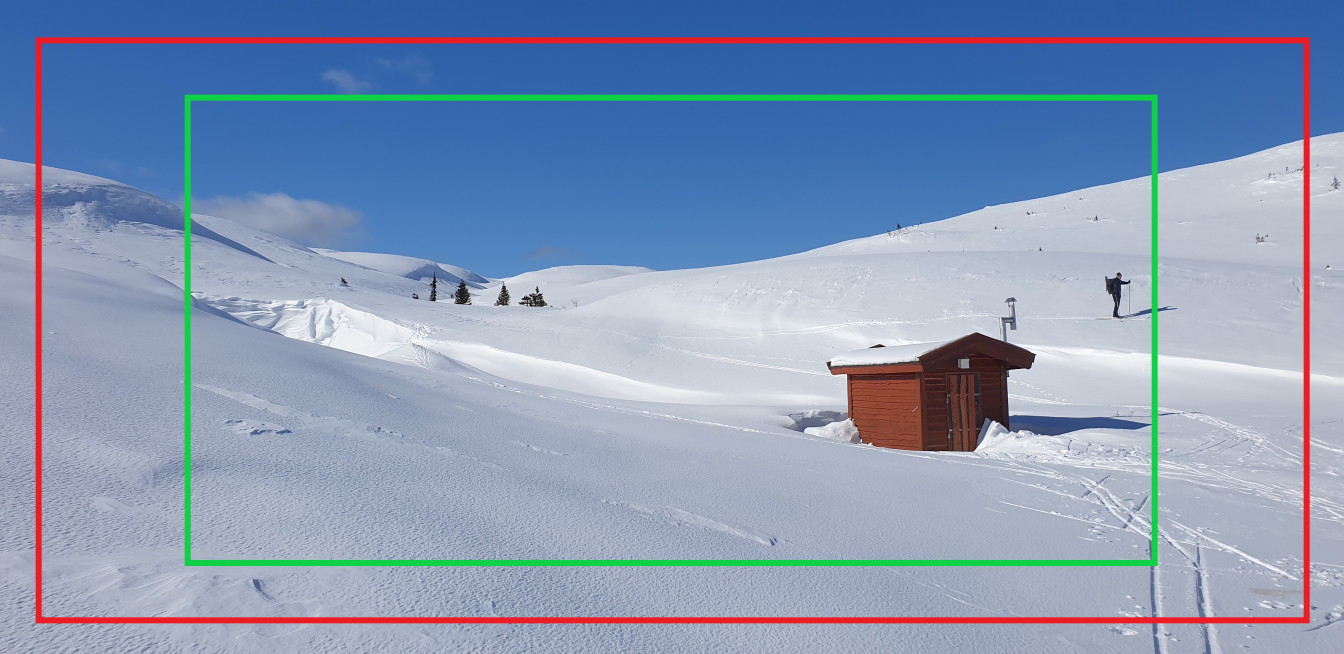
#> input picture tests/testCalendar/a4p/a4p_mcf-Dateien/cew7d58g_1_20200320_124632.jpg, 4032 x 1960 px (shown at 1/3 size)
$ python -i clpfile.py   (imports and definitions only)
#> lines starting #> are read from the running program, lines starting #| are printed output that depends on the picture
# SPDX-License-Identifier:LGPL-3.0-only or GPL-3.0-only

# Copyright (c) 2020 by BarchSteel

import logging
from pathlib import Path
from io import BytesIO
import re
import cairosvg
import PIL
from PIL import Image
# from PIL import ImageOps
# from PIL.ExifTags import TAGS

class ClpFile():
    _invalidContent = r"? illegal clp content"

    def __init__(self, clpFileName:str = ""):
        """Constructor with file name will open and read .CLP file"""
        self.svgData: bytes = bytes()   # the byte representation of the SVG file
        self.pngMemFile: BytesIO = BytesIO(bytes())     # this can be used to access the buffer like a file.

        if clpFileName:
            self.readClp(clpFileName)

    # [100 lines left out: functions readClp, saveToSVG, convertToPngInBuffer, rasterSvgData, not called in this run]

    # def convertMaskToPngInBuffer(self, width:int = None, height:int = None):
    #     """convert a loaded mask (.clp, .SVG) to a in-memory PNG file
    #         Use this for the passepartout frames.
    #      """

    #     #create a byte buffer that can be used like a file and use it as the output of svg2png.
    #     maskImgPng:PIL.Image = self.rasterSvgData(width, height)

    #     maskImgPng.save(self.pngMemFile, 'png')
    #     self.pngMemFile.seek(0)
    #     return self

    def applyAsAlphaMaskToFoto(self, photo:PIL.Image):
        """" Use the currently loaded mask clipart to create a alpha mask on the input image."""
        # create the PNG as RBGA in internal buffer
        # create a byte buffer that can be used like a file and use it as the output of svg2png.
        maskImgPng:PIL.Image = self.rasterSvgData(photo.width, photo.height)

        # get the alpha channel
        #  if the .svg is fully filled by the mask, then only a black rectangle with RGA (=no background!) is returned.
        #  if the mask does not fully fill the mask, then an RGBA image is returned. In this case, use the alpha value directly.
        if maskImgPng.mode == "RGBA":
            # an RGBA image mask does not always use transparency
            # some images still use white to indicate transparent parts
            # to support both transparent and white RGBA svg masks,
            # convert transparency to white and use white as alpha channel.
            #  alphaChannel = maskImgPng.getchannel("A")
            #  maskImgPng.paste("white", None, "RGBA")

            white = PIL.Image.new("RGBA", maskImgPng.size, "WHITE")
            white.paste(maskImgPng, (0, 0), maskImgPng)
            alphaChannel = white.convert('L')
            alphaChannel = PIL.ImageOps.invert(alphaChannel)
        elif maskImgPng.mode == "RGB":
            # convert image to gray-scale and use that as alpha channel.
            # we need to invert, otherwise black whould be transparent.
            # normally the whole image is a black rectangle
            alphaChannel = maskImgPng.convert('L')
            alphaChannel = PIL.ImageOps.invert(alphaChannel)

        # apply it the input photo. They must have the same dimensions. But that is ensured by rasterSvgData
        if (photo.mode != "RGB") or (photo.mode != "RGBA"):
            photo = photo.convert("RGBA")
        photo.putalpha(alphaChannel)

        return photo

    # [116 lines left out: functions savePNGfromBufferToFile, loadFromSVG, replaceColors, convertSVGtoCLP, not called in this run]


# [27 lines of commented-out code are left out]

>>> import cv2
>>> picture = cv2.imread('../tests/testCalendar/a4p/a4p_mcf-Dateien/cew7d58g_1_20200320_124632.jpg', cv2.IMREAD_GRAYSCALE)
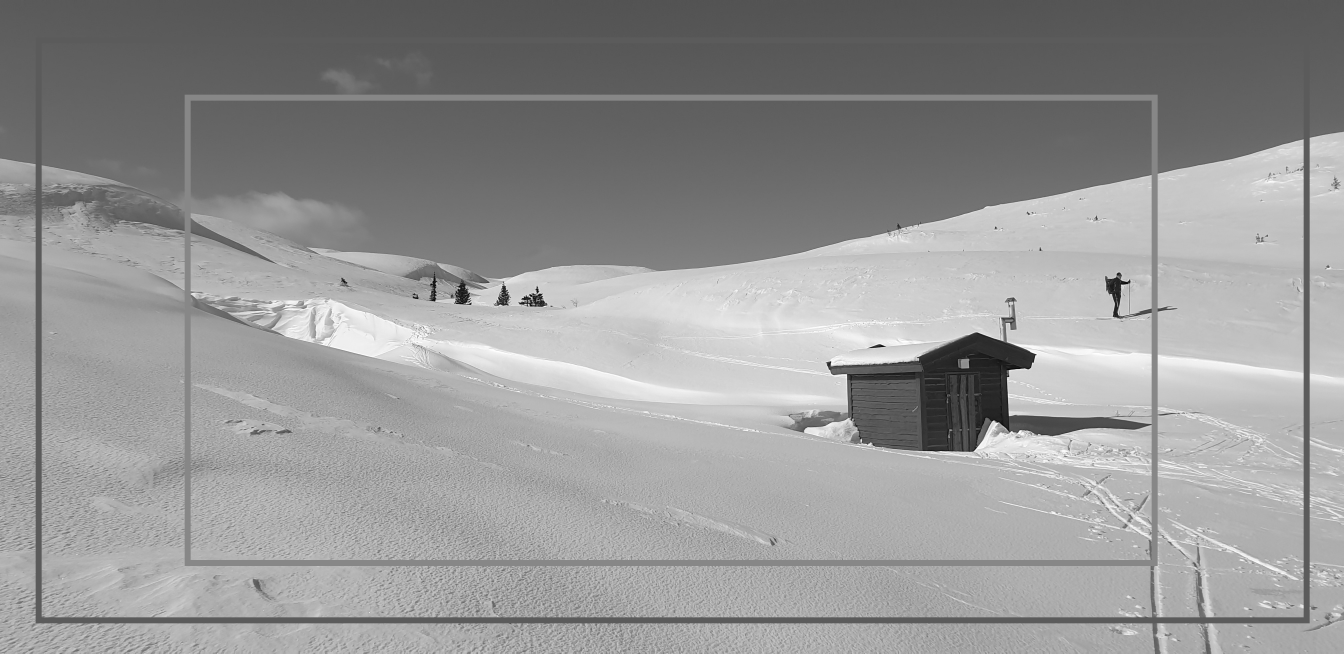
#> picture: shape (1960, 4032) (shown at 1/3 size); min 0, max 255, mean 149.4
>>> result = ClpFile().applyAsAlphaMaskToFoto(picture)
#> (the run stopped early here; a loop or call above may not have finished)

$ run again, on tests/testCalendar/a4p/a4p_mcf-Dateien/gs4dszic_1_20200306_111748.jpg
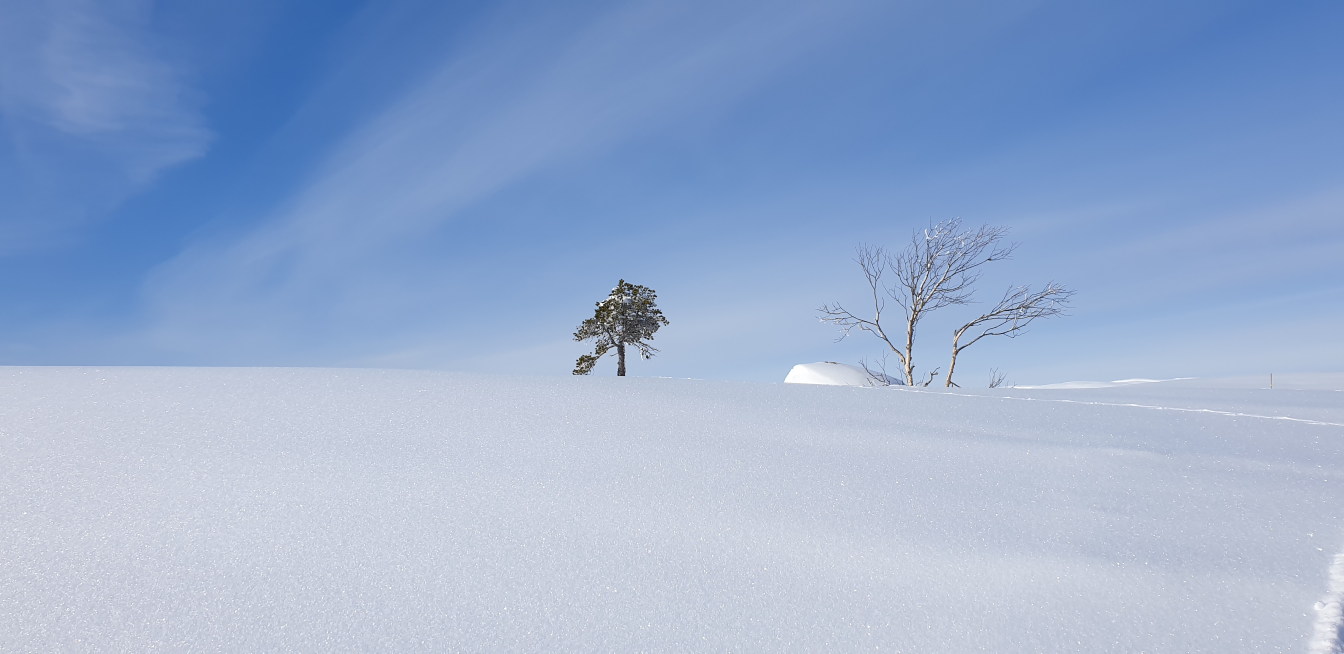
#> input picture tests/testCalendar/a4p/a4p_mcf-Dateien/gs4dszic_1_20200306_111748.jpg, 4032 x 1960 px (shown at 1/3 size)
#> `picture = cv2.imread('../tests/testCalendar/a4p/a4p_mcf-Dateien/cew7d5..`:
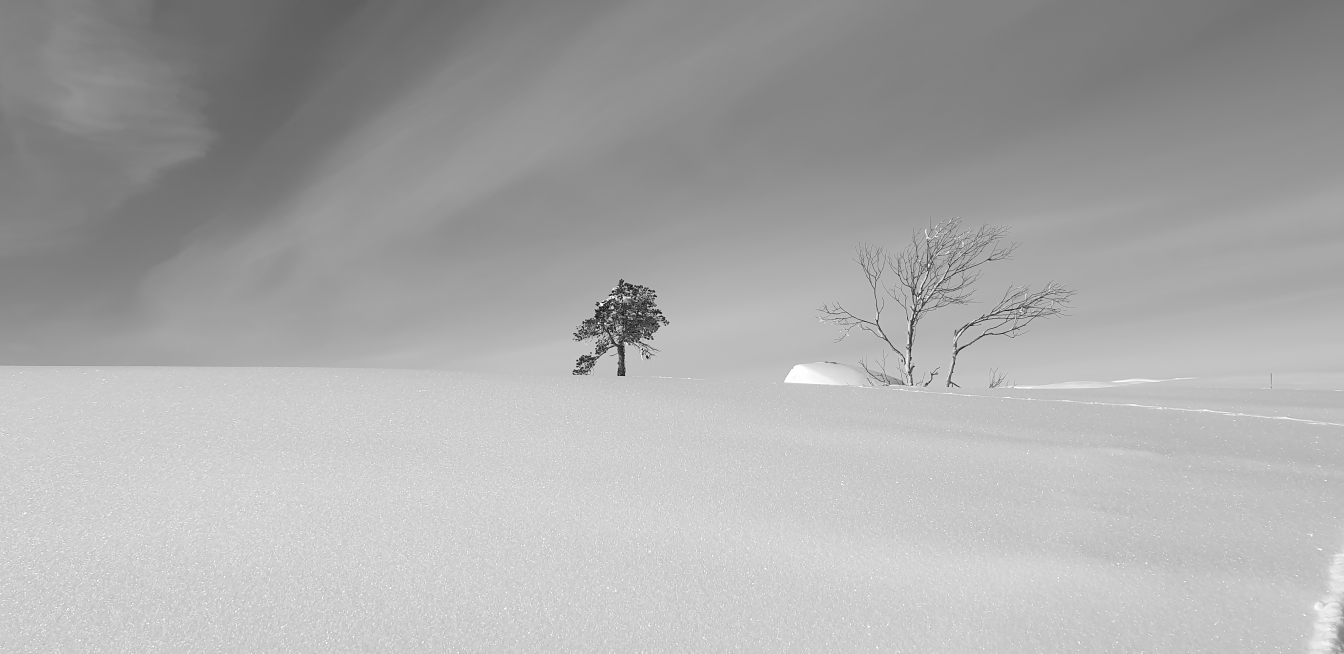
#> picture: shape (1960, 4032) (shown at 1/3 size); min 0, max 255, mean 170.7
